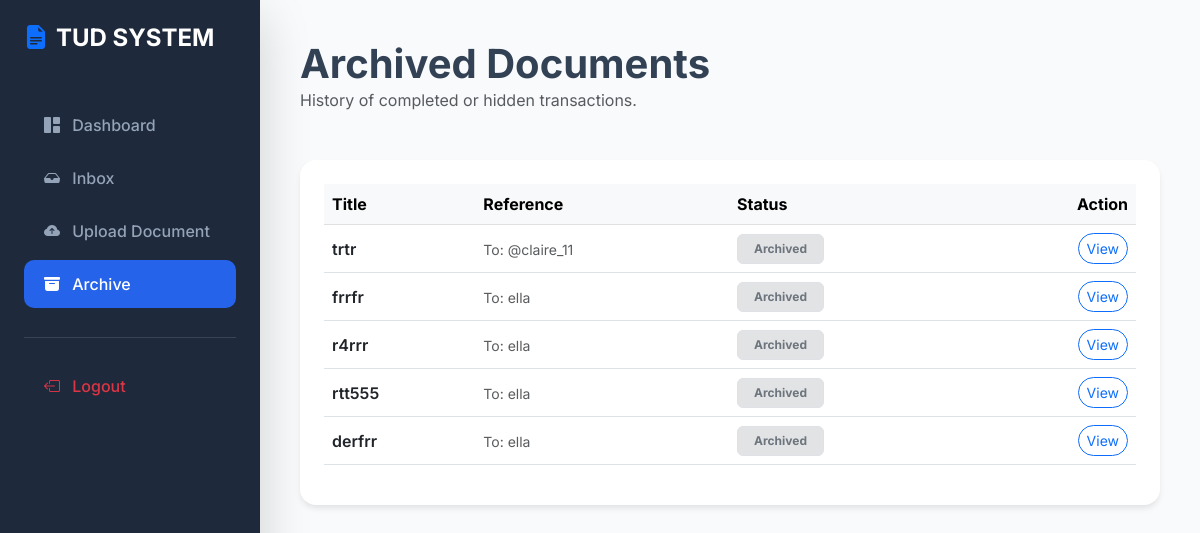
/sender/archived-files/ (signed in), run on the app's committed database.
### sender/models.py (models this page shows)
class Document(models.Model):
    title = models.CharField(max_length=255)
    sender = models.ForeignKey(User, on_delete=models.CASCADE, related_name='sent_docs')
    receiver = models.ForeignKey(User, on_delete=models.CASCADE, related_name='received_docs')
    department = models.ForeignKey(Department, on_delete=models.SET_NULL, null=True)
    file = models.FileField(upload_to='documents/')
    status = models.CharField(max_length=20, default='pending', choices=[
        ('pending', 'Pending Review'),
        ('approved', 'Approved & Signed'),
        ('rejected', 'Returned for Revision'),
    ])
    is_archived = models.BooleanField(default=False)
    signature_hash = models.CharField(max_length=100, blank=True, null=True)
    signed_at = models.DateTimeField(null=True, blank=True)
    created_at = models.DateTimeField(auto_now_add=True)
    history = HistoricalRecords() # Audit Trail for Documents

### sender/views.py (the view)
# urls.py: path('archived-files/', views.archived_list, name='archived_list'),
@login_required
def archived_list(request):
    archived_documents = Document.objects.filter(
        (Q(sender=request.user) | Q(receiver=request.user)),
        is_archived=True
    ).select_related('sender', 'receiver', 'department').order_by('-created_at')
    return render(request, 'sender/archived_list.html', {'documents': archived_documents})

### sender/templates/sender/archived_list.html
{% extends 'sender/base.html' %}
{% block content %}
<div class="mb-5">
    <h1 class="fw-bold mb-0">Archived Documents</h1>
    <p class="text-muted">History of completed or hidden transactions.</p>
</div>
<div class="card p-4">
    <div class="table-responsive">
        <table class="table table-hover align-middle">
            <thead class="table-light">
                <tr>
                    <th>Title</th>
                    <th>Reference</th>
                    <th>Status</th>
                    <th class="text-end">Action</th>
                </tr>
            </thead>
            <tbody>
                {% for doc in documents %}
                <tr>
                    <td><span class="fw-semibold">{{ doc.title }}</span></td>
                    <td>
                        <small class="text-muted">
                            {% if doc.sender == request.user %} To: {{ doc.receiver.username }}
                            {% else %} From: {{ doc.sender.username }} {% endif %}
                        </small>
                    </td>
                    <td>
                        <span class="badge bg-secondary-subtle text-secondary px-3 py-2 border">Archived</span>
                    </td>
                    <td class="text-end">
                        <a href="{% url 'review_document' doc.id %}" class="btn btn-sm btn-outline-primary rounded-pill">View</a>
                    </td>
                </tr>
                {% empty %}
                <tr><td colspan="4" class="text-center py-5 text-muted">No archived documents.</td></tr>
                {% endfor %}
            </tbody>
        </table>
    </div>
</div>
{% endblock %}

### sender/templates/sender/base.html (style rules this page uses)
:root { --primary-color: #2563eb; --sidebar-bg: #1e293b; --content-bg: #f8fafc; }
body { font-family: 'Inter', sans-serif; background-color: var(--content-bg); color: #334155; }
.card { border: none; border-radius: 16px; box-shadow: 0 4px 6px -1px rgba(0,0,0,0.1); transition: transform 0.2s; }

### data on the page
Document: title "trtr", receiver.username "@claire_11"
Document: title "frrfr", receiver.username "ella"
Document: title "r4rrr", receiver.username "ella"
Document: title "rtt555", receiver.username "ella"
Document: title "derfrr", receiver.username "ella"
